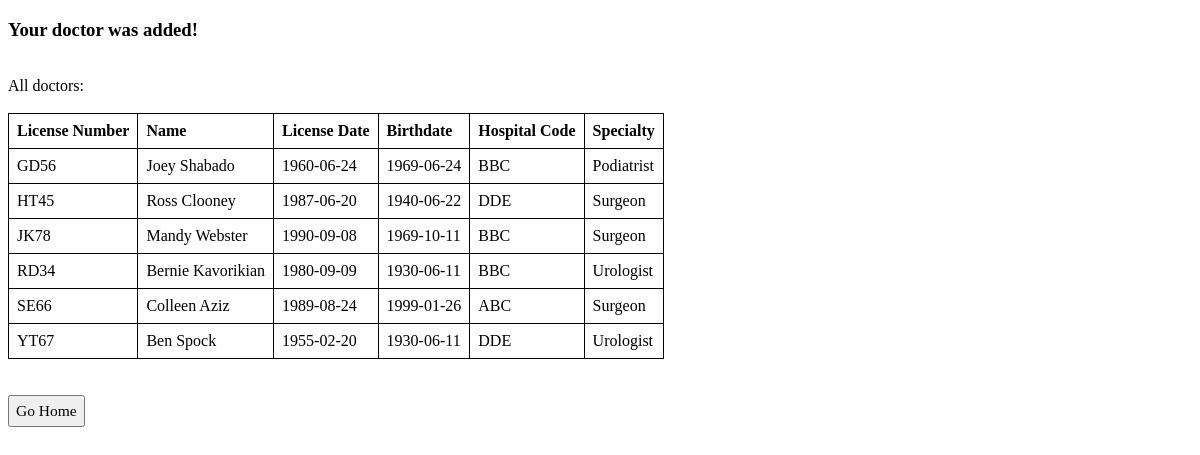
Page /doctoradded.php on the committed database.
### tables this page shows
CREATE TABLE doctor (licensenum CHAR(4) NOT NULL, firstname VARCHAR(20) NOT NULL, lastname VARCHAR(20) NOT NULL, licensedate DATE NOT NULL, birthdate DATE NOT NULL, hosworksat CHAR(3), specialty VARCHAR(30), PRIMARY KEY(licensenum));

### doctoradded.php (the view, shortened to what this page needs)
<!DOCTYPE html>
<html>
<head>
    <link rel="stylesheet" type="text/css" href="styles.css">
</head>
<body>
<?php
    include 'connecttodb.php';
    echo "<h3>" . "Your doctor was added!" . "</h3>";
    echo "<br>";
    $query = 'SELECT * FROM doctor';
    $result = mysqli_query($connection, $query);
    echo "All doctors:<br><br>";
    echo "<table>";
    echo "<tr>";
    echo "<th>" . "License Number" . "</th>";
    echo "<th>" . "Name" . "</th>";
    echo "<th>" . "License Date" . "</th>";
    echo "<th>" . "Birthdate" . "</th>";
    echo "<th>" . "Hospital Code" . "</th>";
    echo "<th>" . "Specialty" . "</th>";
    echo "</tr>";
    while ($row = mysqli_fetch_assoc($result)) {
        echo "<tr>";
        echo "<td>" . $row["licensenum"] . "</td>";
        echo "<td>" . $row["firstname"] . " " . $row["lastname"] . "</td>";
        echo "<td>" . $row["licensedate"] . "</td>";
        echo "<td>" . $row["birthdate"] . "</td>";
        echo "<td>" . $row["hosworksat"] . "</td>";
        echo "<td>" . $row["specialty"] . "</td>";
        echo "</tr>";
    }
    echo "<table><br><br>";
?>
<form action="home.php" method="post" id="home">
<input type="submit" value="Go Home">
</form>
</body>
</html>

### styles.css (style rules this page uses)
h3 { font-family: "Times New Roman"; }
body { font-family: "Georgia"; }
input { font-family: "Georgia"; font-size: 15.5px; padding: 5px 6px; }
table, th, td { border: 1px solid black; border-collapse: collapse; padding: 8px; }
th { text-align: left; }

### rows in the picture
doctor: licensenum "GD56", firstname "Joey", lastname "Shabado", licensedate "1960-06-24", birthdate "1969-06-24", hosworksat "BBC", specialty "Podiatrist"
doctor: licensenum "HT45", firstname "Ross", lastname "Clooney", licensedate "1987-06-20", birthdate "1940-06-22", hosworksat "DDE", specialty "Surgeon"
doctor: licensenum "JK78", firstname "Mandy", lastname "Webster", licensedate "1990-09-08", birthdate "1969-10-11", hosworksat "BBC", specialty "Surgeon"
doctor: licensenum "RD34", firstname "Bernie", lastname "Kavorikian", licensedate "1980-09-09", birthdate "1930-06-11", hosworksat "BBC", specialty "Urologist"
doctor: licensenum "SE66", firstname "Colleen", lastname "Aziz", licensedate "1989-08-24", birthdate "1999-01-26", hosworksat "ABC", specialty "Surgeon"
doctor: licensenum "YT67", firstname "Ben", lastname "Spock", licensedate "1955-02-20", birthdate "1930-06-11", hosworksat "DDE", specialty "Urologist"
